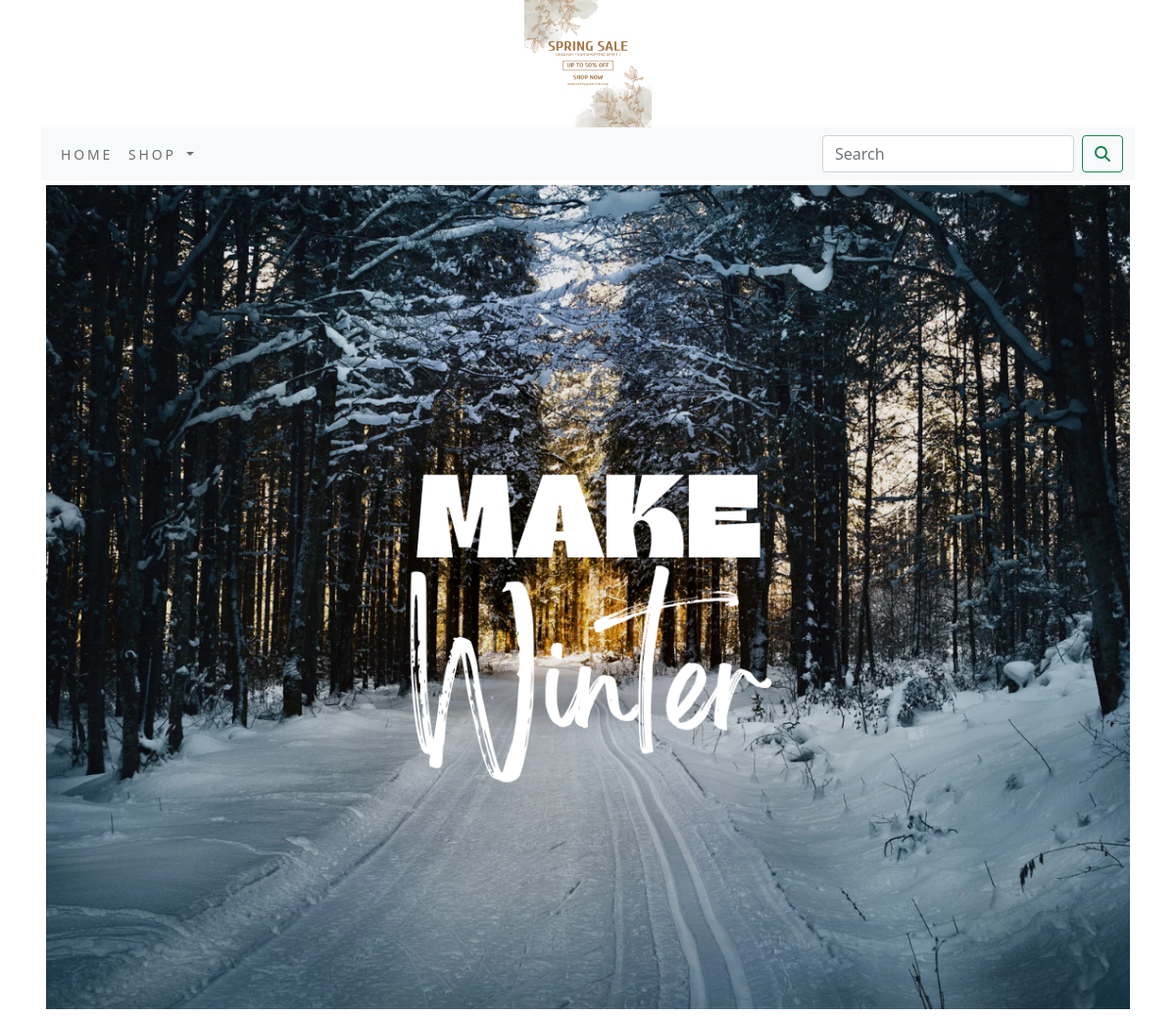
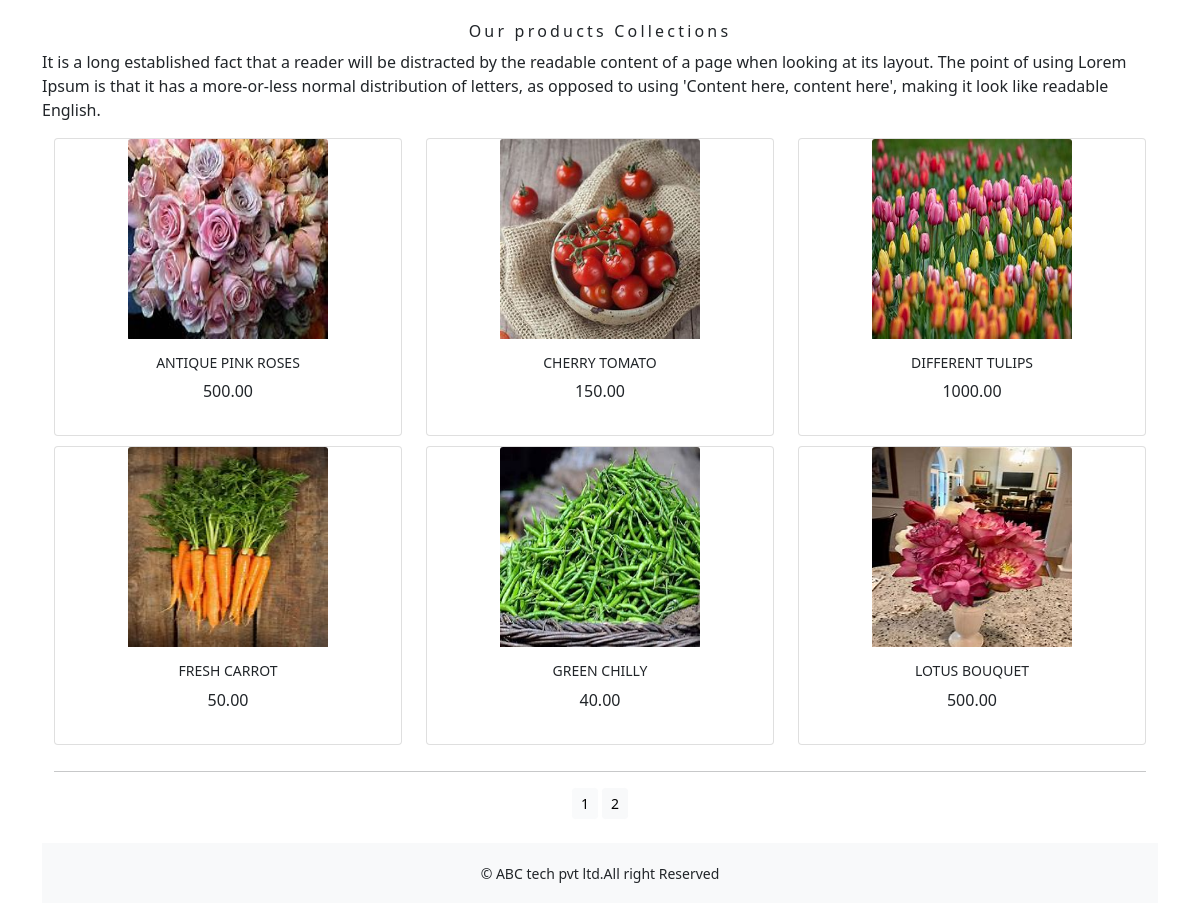
The app's page /shop/ with its own data (2 pictures, top to bottom).
### shop/models.py (models this page shows, shortened)
class Product(models.Model):
    name = models.CharField(max_length=250, unique=True)
    slug = models.SlugField(max_length=250, unique=True)
    description = models.TextField(blank=True)
    price=models.DecimalField(max_digits=10,decimal_places=2)
    category=models.ForeignKey(Category,on_delete=models.CASCADE)
    image = models.ImageField(upload_to='product', blank=True)
    stock=models.IntegerField()
    available=models.BooleanField(default=True)
    created=models.DateTimeField(auto_now_add=True)
    updated=models.DateTimeField(auto_now=True)
    def get_url(self):
        return reverse('shop:prodCatdetail',args=[self.category.slug,self.slug])
    class Meta:
        ordering=('name',)
        verbose_name='product'
        verbose_name_plural='products'

### shop/views.py (the view)
# urls.py: path('', views.allProdCat, name='allProdCat'),
def allProdCat(request,c_slug=None):
    c_page=None
    products_list=None
    if c_slug:
        c_page=get_object_or_404(Category,slug=c_slug)
        products_list=Product.objects.all().filter(category=c_page,available=True)
    else:
        products_list=Product.objects.all().filter(available=True)
    paginator=Paginator(products_list,6)
    try:
        page=int(request.GET.get('page','1'))
    except:
        page=1
    try:
        products=paginator.page(page)
    except (EmptyPage,InvalidPage):
        products=paginator.page(paginator.num_pages)
    return render(request,"category.html",{'category':c_page,'products':products})

### cart/context_processors.py (called while the page is built)
def counter(request):
    item_count=0
    if 'admin' in request.path:
        return  {}
    else:
        try:
            cart=Cart.objects.filter(cart_id=_cart_id(request))
            cart_items=CartItem.objects.all().filter(cart=cart[:1])
            for cart_item in cart_items:
                item_count += cart_item.quantity
        except Cart.DoesNotExist:
            item_count =0
        return dict(item_count=item_count)

### cart/views.py (called while the page is built)
def _cart_id(request):
    cart=request.session.session_key
    if not cart:
        cart=request.session.create()
    return cart

### shop/context_processors.py (called while the page is built)
def menu_links(request):
    links=Category.objects.all()
    return dict(links=links)

### shop/models.py (called while the page is built)
    def get_url(self):
        return reverse('shop:products_by_category',args=[self.slug])

### templates/category.html (shortened to what this page needs)
{% extends 'base.html' %}
{% load static %}
{% block content %}
<div class="mx_auto">
    {% if category %}
        <img class="my_image" src="{{category.image.url}}" alt="{{category.name}}" >
</div>
    <br>
<div>
        <h1 class="text-center my_title">{{category.name}}</h1>
        <p class="text-justify">{{category.description}}</p>
</div>
    {% else %}
<div>
    <img class="my_image my_image_padding" src="{% static 'img/winter.png' %}" alt="our products" width="150px;" height="150px;">
</div>
<br>
<div>
    <h1 class="text-center my_title"> Our products Collections</h1>
    <p class="text-justify">It is a long established fact that a reader will be distracted by the readable content of a page when looking at its layout. The point of using Lorem Ipsum is that it has a more-or-less normal distribution of letters, as opposed to using 'Content here, content here', making it look like readable English.</p>
</div>
    {% endif %}
<div class="container">
    <div class="row mx_auto">
        {% for product in products.object_list %}
        <div class="my_bottom_margin col-9 col-sm-12 col-md-4 xol-lg-4">
            <div class="card text-center" style="min-width:18rem;">
                <a href="{{product.get_url}}"><img  class="card-img-top my_image" src="{{product.image.url}}" alt="{{product.name}}" style="height:200px;width:200px;"></a>
            <div class="card-body">
                <h4>{{product.name}}</h4>
                <p>{{product.price}}</p>
            </div>
            </div>
        </div>
        {% endfor %}
    </div>
    <div class="mx-auto">
        {% if products.paginator.num_pages > 1%}
        <hr>
        <div class="text-center">
            {% for pg in products.paginator.page_range %}
                <a href="?page={{pg}}" class="btn btn-light btn-sm {% if products.number == pg %} active {% endif %}">{{pg}}</a>
            {% endfor %}
        </div>
        {% endif %}
    </div>
    <br>
</div>
{% endblock %}

### templates/base.html (shortened to what this page needs)
{% load static %}
<!DOCTYPE html>
<html lang="en">
<head>
    <link rel="stylesheet" href="{% static 'css/custom.css' %}">
    <link href="{% static 'css/bootstrap.min.css' %}" rel="stylesheet" >
</head>
<body>
<div class="container">
{% include 'header.html' %}
{% include 'navbar.html' %}
{% block content %}
{% endblock %}
</div>
{% include 'footer.html' %}
</body>
</html>

### templates/header.html
{% load static %}
<header>
    <center>
        <a href="{% url 'shop:allProdCat' %}"></a> <img src="{% static 'img/summer.png' %}" alt="summerimage" width="130px;" height="130px;">
    </center>
</header>

### templates/navbar.html (shortened to what this page needs)
<nav class="navbar navbar-expand-lg navbar-light bg-light">
  <div class="container-fluid">
    <div class="collapse navbar-collapse" id="navbarSupportedContent">
      <ul class="navbar-nav me-auto mb-2 mb-lg-0">
        <li class="nav-item">
          <a class="nav-link" href="#">Home</a>
        </li>
        <li class="nav-item dropdown {% if 'shop' in request.path %} active {% endif %}">
          <a class="nav-link dropdown-toggle" href="#" id="navbarDropdown" role="button" data-bs-toggle="dropdown" aria-expanded="false">
            Shop
          </a>
        </li>
      </ul>
      <form class="d-flex" action="{% url 'search_app:SearchResult' %}" method="get">
        <input class="form-control me-2" type="search" placeholder="Search" name="q" aria-label="Search">
        <button class="btn btn-outline-success" type="submit"><i class="fa fa-search" ></i></button>
      </form>
    </div>
  </div>
</nav>

### templates/footer.html
<div class="footer navbar-fixed-bottom my_footer">
    <p class="text-center">&copy; ABC tech pvt ltd.All right Reserved</p>
</div>

### static/css/custom.css (style rules this page uses)
body { font-family: 'Roboto', sans-serif; }
.nav-item { letter-spacing : .2em; font-size :14px; text-transform :uppercase; }
.my_footer { background-color:#f8f9fa; height:60px; }
.my_footer p { padding-top:20px; font-size:14px; }
.my_image { width:100%; height:auto; }
.my_title { font-size:16px; text_transform:uppercase; letter-spacing:.2em; }
.my_image_padding { padding:5px; }
.my_bottom_margin { margin-bottom:10px; }
.card-body h4 { font-size:14px; text-transform:uppercase; latter-spacing:.2em; }

### records on screen
Product: image (picture), name "ANTIQUE PINK ROSES", price "500.00"
Product: image (picture), name "CHERRY TOMATO", price "150.00"
Product: image (picture), name "DIFFERENT TULIPS", price "1000.00"
Product: image (picture), name "FRESH CARROT", price "50.00"
Product: image (picture), name "GREEN CHILLY", price "40.00"
Product: image (picture), name "LOTUS BOUQUET", price "500.00"

### other values on screen
{{ pg }} "1" "2"
